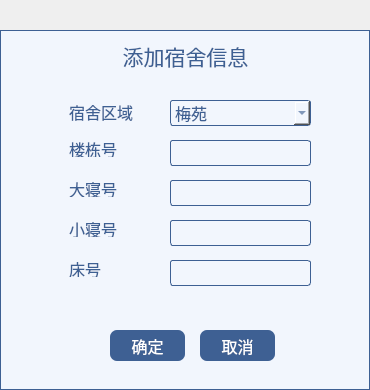
<?xml version="1.0" encoding="UTF-8"?>
<ui version="4.0">
 <class>Admin_AddDormitory</class>
 <widget class="QWidget" name="Admin_AddDormitory">
  <property name="geometry">
   <rect>
    <x>0</x>
    <y>0</y>
    <width>370</width>
    <height>390</height>
   </rect>
  </property>
  <property name="windowTitle">
   <string>Form</string>
  </property>
  <property name="styleSheet">
   <string notr="true">QLabel{
color:#3e6093;
}


QLineEdit{
border-radius:3px;
border:1px solid #3e6093;
background:#f2f6fd;
color:#3e6093;}
QComboBox{border-radius:3px;
border:1px solid #3e6093;
background:#f2f6fd;}


QComboBox::drop-down {
width:24px;
border-image:url(:/res/所有下拉框.png);
}  

QComboBox:hover{
background:#d9e4f5;
}

QComboBox:pressed{
background:#bac9e0;
}</string>
  </property>
  <widget class="QPushButton" name="pushButton_2">
   <property name="geometry">
    <rect>
     <x>200</x>
     <y>330</y>
     <width>75</width>
     <height>31</height>
    </rect>
   </property>
   <property name="font">
    <font>
     <family>黑体</family>
     <pointsize>12</pointsize>
    </font>
   </property>
   <property name="styleSheet">
    <string notr="true">QPushButton{
color:#ffffff;
background-color:#3e6093;
border-radius:7px;
}

QPushButton:hover{
background:#2c466c;
}

QPushButton:pressed{
background:#253b5b;
}</string>
   </property>
   <property name="text">
    <string>取消</string>
   </property>
  </widget>
  <widget class="QPushButton" name="pushButton">
   <property name="geometry">
    <rect>
     <x>110</x>
     <y>330</y>
     <width>75</width>
     <height>31</height>
    </rect>
   </property>
   <property name="font">
    <font>
     <family>黑体</family>
     <pointsize>12</pointsize>
    </font>
   </property>
   <property name="styleSheet">
    <string notr="true">QPushButton{
color:#ffffff;
background-color:#3e6093;
border-radius:7px;
}

QPushButton:hover{
background:#2c466c;
}

QPushButton:pressed{
background:#253b5b;
}</string>
   </property>
   <property name="text">
    <string>确定</string>
   </property>
  </widget>
  <widget class="QLabel" name="label">
   <property name="geometry">
    <rect>
     <x>110</x>
     <y>40</y>
     <width>151</width>
     <height>31</height>
    </rect>
   </property>
   <property name="font">
    <font>
     <family>黑体</family>
     <pointsize>16</pointsize>
     <weight>50</weight>
     <bold>false</bold>
    </font>
   </property>
   <property name="text">
    <string>添加宿舍信息</string>
   </property>
   <property name="alignment">
    <set>Qt::AlignCenter</set>
   </property>
  </widget>
  <widget class="QLabel" name="label_result">
   <property name="geometry">
    <rect>
     <x>0</x>
     <y>330</y>
     <width>101</width>
     <height>31</height>
    </rect>
   </property>
   <property name="font">
    <font>
     <family>黑体</family>
     <pointsize>12</pointsize>
    </font>
   </property>
   <property name="text">
    <string/>
   </property>
   <property name="alignment">
    <set>Qt::AlignRight|Qt::AlignTrailing|Qt::AlignVCenter</set>
   </property>
  </widget>
  <widget class="QWidget" name="widget" native="true">
   <property name="geometry">
    <rect>
     <x>60</x>
     <y>80</y>
     <width>281</width>
     <height>231</height>
    </rect>
   </property>
   <widget class="QComboBox" name="comboBox">
    <property name="geometry">
     <rect>
      <x>110</x>
      <y>20</y>
      <width>141</width>
      <height>26</height>
     </rect>
    </property>
    <property name="font">
     <font>
      <family>黑体</family>
      <pointsize>12</pointsize>
     </font>
    </property>
    <property name="styleSheet">
     <string notr="true">color:#3e6093;</string>
    </property>
    <item>
     <property name="text">
      <string>梅苑</string>
     </property>
    </item>
    <item>
     <property name="text">
      <string>兰苑</string>
     </property>
    </item>
    <item>
     <property name="text">
      <string>竹苑</string>
     </property>
    </item>
    <item>
     <property name="text">
      <string>菊苑</string>
     </property>
    </item>
    <item>
     <property name="text">
      <string>桃苑</string>
     </property>
    </item>
    <item>
     <property name="text">
      <string>李苑</string>
     </property>
    </item>
    <item>
     <property name="text">
      <string>柳苑</string>
     </property>
    </item>
    <item>
     <property name="text">
      <string>桂苑</string>
     </property>
    </item>
    <item>
     <property name="text">
      <string>荷苑</string>
     </property>
    </item>
   </widget>
   <widget class="QLabel" name="label_2">
    <property name="geometry">
     <rect>
      <x>9</x>
      <y>61</y>
      <width>61</width>
      <height>16</height>
     </rect>
    </property>
    <property name="font">
     <font>
      <family>黑体</family>
      <pointsize>12</pointsize>
     </font>
    </property>
    <property name="text">
     <string>楼栋号</string>
    </property>
   </widget>
   <widget class="QLineEdit" name="lineEdit_4">
    <property name="geometry">
     <rect>
      <x>110</x>
      <y>180</y>
      <width>141</width>
      <height>26</height>
     </rect>
    </property>
    <property name="font">
     <font>
      <family>黑体</family>
      <pointsize>12</pointsize>
     </font>
    </property>
   </widget>
   <widget class="QLabel" name="label_4">
    <property name="geometry">
     <rect>
      <x>9</x>
      <y>141</y>
      <width>71</width>
      <height>16</height>
     </rect>
    </property>
    <property name="font">
     <font>
      <family>黑体</family>
      <pointsize>12</pointsize>
     </font>
    </property>
    <property name="text">
     <string>小寝号</string>
    </property>
   </widget>
   <widget class="QLineEdit" name="lineEdit">
    <property name="geometry">
     <rect>
      <x>110</x>
      <y>60</y>
      <width>141</width>
      <height>26</height>
     </rect>
    </property>
    <property name="font">
     <font>
      <family>黑体</family>
      <pointsize>12</pointsize>
     </font>
    </property>
   </widget>
   <widget class="QLabel" name="label_3">
    <property name="geometry">
     <rect>
      <x>9</x>
      <y>101</y>
      <width>61</width>
      <height>16</height>
     </rect>
    </property>
    <property name="font">
     <font>
      <family>黑体</family>
      <pointsize>12</pointsize>
     </font>
    </property>
    <property name="text">
     <string>大寝号</string>
    </property>
   </widget>
   <widget class="QLabel" name="label_6">
    <property name="geometry">
     <rect>
      <x>9</x>
      <y>21</y>
      <width>81</width>
      <height>21</height>
     </rect>
    </property>
    <property name="font">
     <font>
      <family>黑体</family>
      <pointsize>12</pointsize>
     </font>
    </property>
    <property name="text">
     <string>宿舍区域</string>
    </property>
   </widget>
   <widget class="QLabel" name="label_5">
    <property name="geometry">
     <rect>
      <x>9</x>
      <y>181</y>
      <width>81</width>
      <height>16</height>
     </rect>
    </property>
    <property name="font">
     <font>
      <family>黑体</family>
      <pointsize>12</pointsize>
     </font>
    </property>
    <property name="text">
     <string>床号</string>
    </property>
   </widget>
   <widget class="QLineEdit" name="lineEdit_3">
    <property name="geometry">
     <rect>
      <x>110</x>
      <y>140</y>
      <width>141</width>
      <height>26</height>
     </rect>
    </property>
    <property name="font">
     <font>
      <family>黑体</family>
      <pointsize>12</pointsize>
     </font>
    </property>
   </widget>
   <widget class="QLineEdit" name="lineEdit_2">
    <property name="geometry">
     <rect>
      <x>110</x>
      <y>100</y>
      <width>141</width>
      <height>26</height>
     </rect>
    </property>
    <property name="font">
     <font>
      <family>黑体</family>
      <pointsize>12</pointsize>
     </font>
    </property>
   </widget>
  </widget>
  <widget class="QWidget" name="widget_2" native="true">
   <property name="geometry">
    <rect>
     <x>0</x>
     <y>30</y>
     <width>370</width>
     <height>360</height>
    </rect>
   </property>
   <property name="styleSheet">
    <string notr="true">background:#f2f6fd;
border:1px solid #3e6093;</string>
   </property>
  </widget>
  <zorder>widget_2</zorder>
  <zorder>pushButton_2</zorder>
  <zorder>pushButton</zorder>
  <zorder>label</zorder>
  <zorder>label_result</zorder>
  <zorder>widget</zorder>
 </widget>
 <tabstops>
  <tabstop>comboBox</tabstop>
  <tabstop>lineEdit</tabstop>
  <tabstop>lineEdit_2</tabstop>
  <tabstop>lineEdit_3</tabstop>
  <tabstop>lineEdit_4</tabstop>
  <tabstop>pushButton</tabstop>
  <tabstop>pushButton_2</tabstop>
 </tabstops>
 <resources/>
 <connections/>
</ui>
